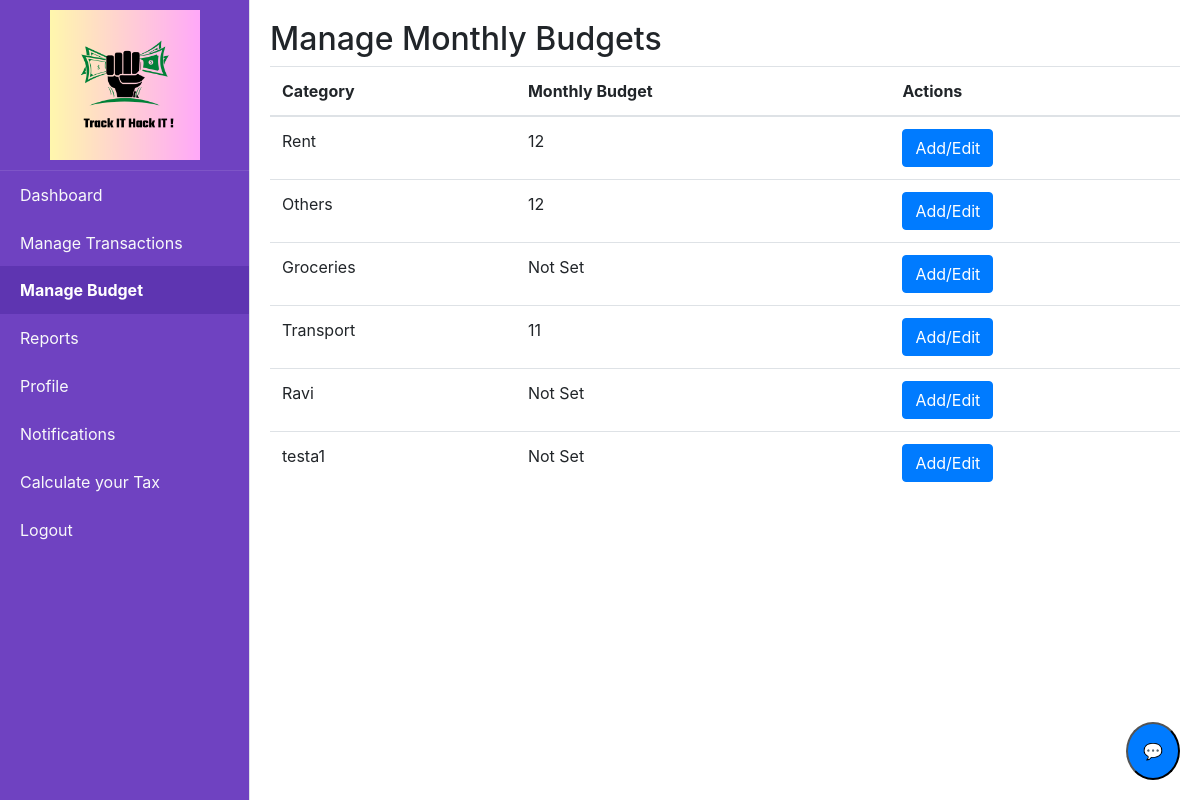
Screenshot of /budget (signed in) with the database file from the repository.
### tables this page shows
CREATE TABLE category (id INTEGER PRIMARY KEY AUTOINCREMENT, name TEXT NOT NULL, is_income INTEGER DEFAULT (0));

### app.py (the view)
@app.route('/budget', methods=['GET','POST'])
@login_required
def budget():
    categories = query_db('SELECT * FROM category WHERE is_income = 0')  # Fetch all categories
    budgets = query_db('SELECT * FROM budgets WHERE user_id = ?', (current_user.id,))
    budget_dict= dict()
    for budget in budgets:
        budget_dict[budget[2]]= budget[3]
    return render_template('budget.html', categories=categories, budgets=budgets,budget_dict=budget_dict)

### app.py (called while the page is built)
@login_manager.user_loader
def load_user(user_id):
    return get_user_by_id(user_id)

@app.after_request
def after_request(response):
    response.headers["Cache-Control"] = "no-cache, no-store, must-revalidate"
    return response

@app.context_processor
def inject_unread_notifications():
    if current_user.is_authenticated:
        unread_count = query_db('''
            SELECT COUNT(*)
            FROM notifications
            WHERE user_id = ? AND is_read = 0
        ''', [current_user.id], one=True)
        return dict(unread_count=unread_count[0] if unread_count else 0)
    return dict(unread_count=0)

### database.py (called while the page is built)
def get_db():
    return sqlite3.connect(DATABASE)

def query_db(query, args=(), one=False):
    cur = get_db().execute(query, args)
    rv = cur.fetchall()
    cur.close()
    return (rv[0] if rv else None) if one else rv

def get_user_by_id(user_id):
    conn = sqlite3.connect(DATABASE)
    cursor = conn.cursor()
    cursor.execute('SELECT * FROM users WHERE id = ?', (user_id,))
    user = cursor.fetchone()
    conn.close()
    if user:
        return User(id=user[0], username=user[1], email=user[2], password=user[3])
    return None

### templates/budget.html (shortened to what this page needs)
{% extends "home.html" %}
{% block content %}
    <h2>Manage Monthly Budgets</h2>
    <table class="table">
        <thead>
            <tr>
                <th>Category</th>
                <th>Monthly Budget</th>
                <th>Actions</th>
            </tr>
        </thead>
        <tbody>
            {% for category in categories %}
                <tr>
                    <td>{{ category[1] }}</td>
                    <td>
             {% if category[0] in budget_dict  and budget_dict[category[0]]  %}
                {{ budget_dict[category[0]] }}
            {% else %}
                Not Set
            {% endif %}
                    </td>
                    <td>
                        <button class="btn btn-primary" onclick="openBudgetModal({{ category[0] }}, '{{ category[1] }}', {{budget_dict[category[0]]}})">Add/Edit</button>
                    </td>
                </tr>
            {% endfor %}
        </tbody>
    </table>
{% endblock %}

### rows the page displays
category: name "Rent", budget_dict "12"
category: name "Others", budget_dict "12"
category: name "Groceries", shows "Not Set"
category: name "Transport", budget_dict "11"
category: name "Ravi", shows "Not Set"
category: name "testa1", shows "Not Set"
